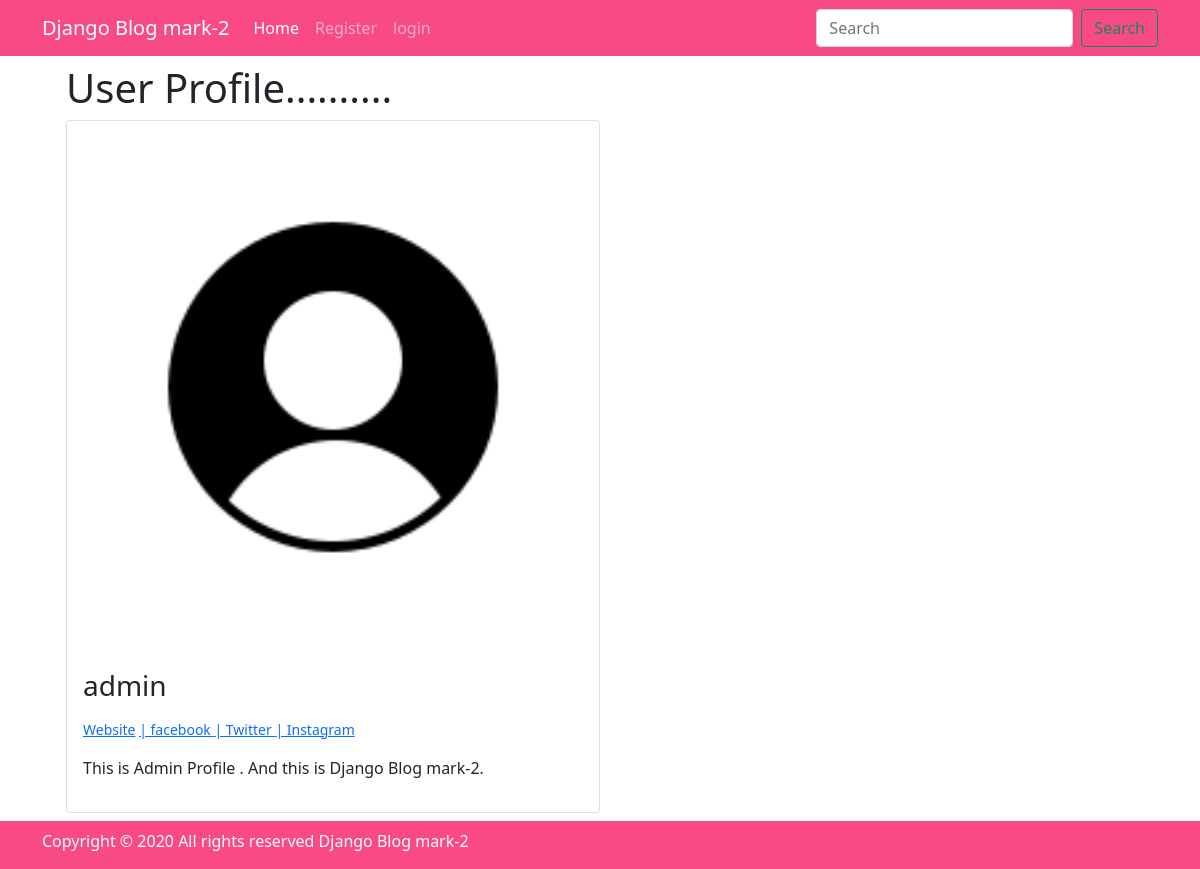
/members/13/profile/, run on the app's committed database.
### theblog/models.py (models this page shows, shortened)
class Profile(models.Model):
    user=models.OneToOneField(User, null=True,on_delete=models.CASCADE)
    bio= models.TextField()
    profile_pic=models.ImageField(null=True , blank=True ,upload_to='static/profile/images/')
    website_url = models.CharField(max_length=250,null=True , blank=True)
    facebook_url = models.CharField(max_length=250,null=True , blank=True)
    instagram_url = models.CharField(max_length=250,null=True , blank=True)
    twitter_url = models.CharField(max_length=250,null=True , blank=True)

### members/views.py (the view)
# urls.py: path('<int:pk>/profile/',ShowProfilePageView.as_view(),name='profile_page'),
class ShowProfilePageView(generic.DetailView):
    model = Profile
    template_name='registration/user_profile.html'
    def get_context_data(self,*args,**kwargs):
        context =super(ShowProfilePageView,self).get_context_data(*args,**kwargs)
        page_user=get_object_or_404(Profile,id =self.kwargs['pk'])
        context['page_user']=page_user
        return context

### members/templates/registration/user_profile.html
{% extends 'base.html' %}
{% load static %}
{% block contact %}
<div class="container">
  <div class="row pb-5">
    <div class="col-md-12">
      <h1>User Profile..........</h1>
      <div class="card" style="width: 50%;">
        {% if page_user.profile_pic %}
        <a href="{%url 'profile_page' page_user.id%}">
          <img class="card-img-top" src="{{page_user.profile_pic.url}}" alt="">
        </a>
        {%else%}
        <img class="card-img-top" src="{%static ''%}theblog/images/defualt_user_img.png" alt="">
        {%endif%}
        <div class="card-body">
          <h3 class="card-title">
            {%if post.author.first_name %}
            {{page_user.user.first_name}} {{page_user.user.last_name}}
            {%else%}
            {{page_user.user.username}}
            {%endif%}
          </h3>
          <p class="card-text">
          <p class="small text-muted">
            {%if page_user.website_url %}
            <a href="{{page_user.website_url}}"> Website</a>
            {%endif%}
            {%if page_user.facebook_url %}
            <a href="{{page_user.facebook_url}}">| facebook </a>
            {%endif%}
            {%if page_user.instagram_url %}
            <a href="{{page_user.instagram_url}}">| Twitter </a>
            {%endif%}
            {%if page_user.twitter_url %}
            <a href="{{page_user.twitter_url}}">| Instagram</a>
          </p>
          {%endif%}
          <p>{{page_user.bio}}.</p>
          </p>
        </div>
      </div>
    </div>
  </div>
</div>
{% endblock %}

### data on the page
Profile: user.username "admin", bio "This is Admin Profile . And this is Django Blog mark-2"
